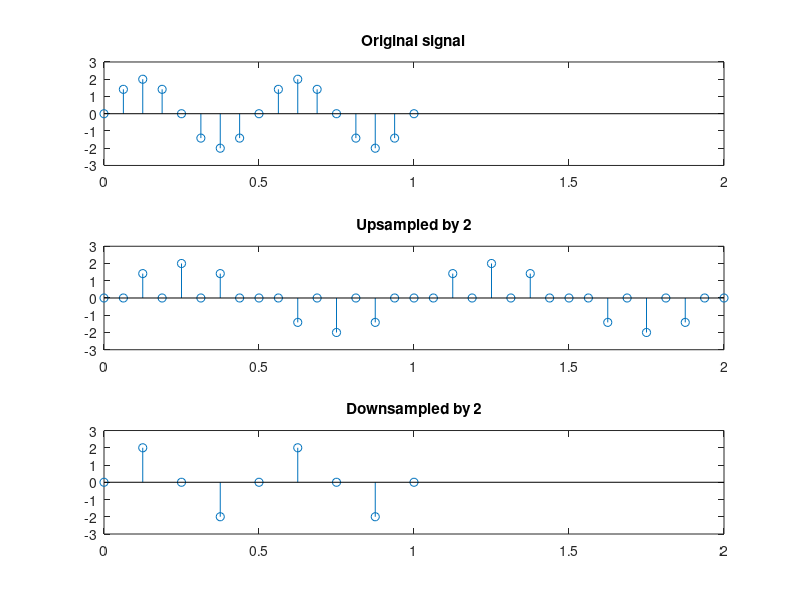
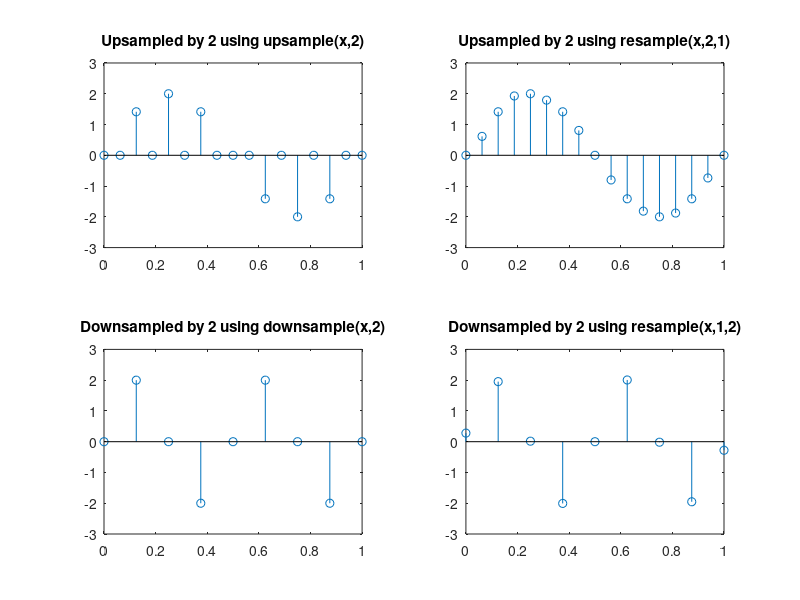

The MATLAB script that drew these images, in order:
clc
close all
clear all

%% generating a sinusoidal signal
fs = 16; %inital sampling rate
t = 0:1/fs:1;
x = 2*sin(2*pi*2*t);
%stem(t,x)
%ylim([-4 4])

%% upsampling and downsampling
upsampled_x = upsample(x,2);
upsampled_t = 0:1/fs:(2+1/fs);
downsampled_x = downsample(x,2);
downsampled_t = 0:2/fs:1;

figure
subplot(311), stem(t,x)
xlim([0 2])
ylim([-3 3])
title('Original signal')
subplot(312), stem(upsampled_t,upsampled_x)
xlim([0 2])
ylim([-3 3])
title('Upsampled by 2')
subplot(313), stem(downsampled_t,downsampled_x)
xlim([0 2])
ylim([-3 3])
title('Downsampled by 2')


%% resampling (this is basically upsampling/downsampling + filtering)
resampled_up_x = resample(x,2,1);
resampled_up_t = 0:1/fs:(2+1/fs);
figure
subplot(221), stem(upsampled_t,upsampled_x)
xlim([0 1])
ylim([-3 3])
title('Upsampled by 2 using upsample(x,2)')
subplot(222), stem(resampled_up_t,resampled_up_x)
xlim([0 1])
ylim([-3 3])
title('Upsampled by 2 using resample(x,2,1)')


resampled_down_x = resample(x,1,2);
resampled_down_t = 0:2/fs:1;
subplot(223), stem(downsampled_t,downsampled_x)
xlim([0 1])
ylim([-3 3])
title('Downsampled by 2 using downsample(x,2)')
subplot(224), stem(resampled_down_t,resampled_down_x)
xlim([0 1])
ylim([-3 3])
title('Downsampled by 2 using resample(x,1,2)')




